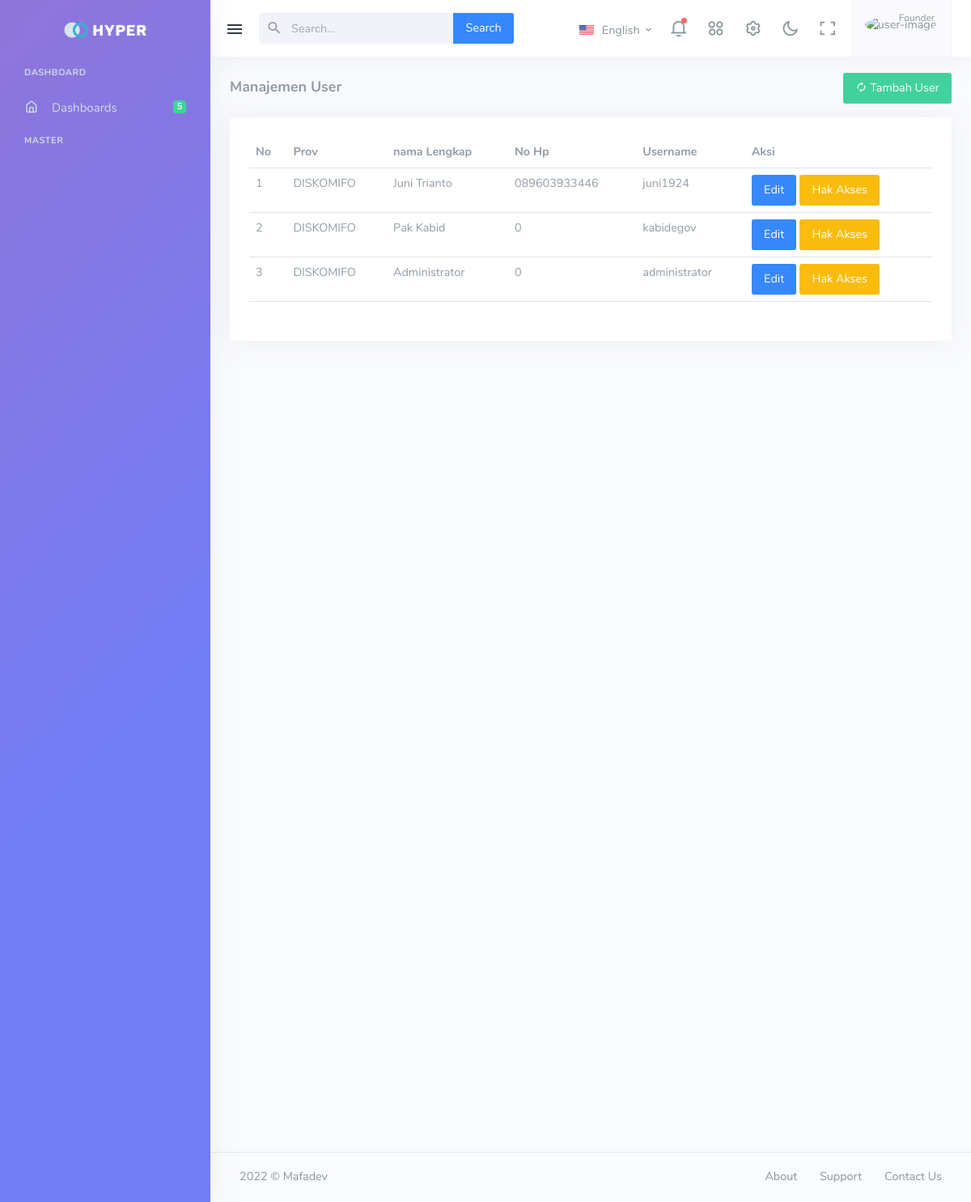
The app's page /index.php/admin/user with its own data.
### tables this page shows
CREATE TABLE `setting` (
  `id` int NOT NULL,
  `key` varchar(250) NOT NULL,
  `value` varchar(250) NOT NULL
);

CREATE TABLE `users` (
  `id` int NOT NULL,
  `provider_id` int NOT NULL,
  `nama_lengkap` varchar(250) NOT NULL,
  `no_hp` varchar(250) NOT NULL,
  `email` varchar(200) NOT NULL,
  `username` varchar(250) NOT NULL,
  `password` longtext NOT NULL,
  `last_login` datetime NOT NULL,
  `active` int NOT NULL COMMENT '1=active, 99=nonactive',
  `created_at` timestamp NULL DEFAULT NULL,
  `updated_at` datetime DEFAULT NULL
);

CREATE TABLE `m_provider` (
  `id` int NOT NULL,
  `nama_provider` varchar(250) NOT NULL,
  `keterangan` varchar(250) NOT NULL,
  `icon` varchar(250) NOT NULL
);

### application/controllers/admin/User.php (called while the page is built, shortened)
<?php
class user extends CI_Controller {
	public function __construct()
	{
        $this->load->helper(['cookie']);
	}
	public function index()
	{
        if(isset($_POST['submit']))
        {
           $password =   password_hash($this->input->post('password', true), PASSWORD_DEFAULT);
           $insertdata['provider_id'] = $this->input->post('provider_id', true);
           $insertdata['nama_lengkap'] = $this->input->post('nama_lengkap', true);
           $insertdata['no_hp'] = $this->input->post('no_hp', true);
           $insertdata['email'] = $this->input->post('email', true);
           $insertdata['username'] = $this->input->post('username', true);
           $insertdata['password'] = $password;
           $insertdata['active'] = $this->input->post('active', true);
           $insertdata['created_at'] = date('Y-m-d H:i:s');
           	$this->db->insert('users',$insertdata);
			$this->session->set_flashdata('success','User berhasil ditambahkan');
			redirect('admin/user');
        }else{
              $page_data['page_title']  = 'Manajemen User';
                $page_data['page_folder'] = 'user';
                $page_data['page_name']	  = 'index_user';
                $this->load->view('backend/index', $page_data);
        }
	}
}

### index.php (called while the page is built, shortened)
<?php
require_once BASEPATH.'core/CodeIgniter.php';

### application/models/Setting_model.php (called while the page is built)
<?php
class Setting_model extends Ci_Model{
    public function get_name($key)
    {
       return $this->db->select('value')->get_where('setting',['key' => $key])->row()->value;
    }
}

### application/views/backend/pages/user/index_user.php (the view)
<div class="row">
    <div class="col-12">
        <div class="page-title-box">
            <div class="page-title-right">
                <div class="d-flex">
                    <a href="#" data-toggle="modal" onclick="showAjaxModal('<?= site_url('modal/popup/user/user_add') ?>')" class="btn btn-success ms-2">
                        <i class="mdi mdi-autorenew"></i> Tambah User
                    </a>
                </div>
            </div>
            <h4 class="page-title"><?= $page_title; ?></h4>
        </div>
    <div class="card">
        <div class="card-body">
         <table id="basic-datatable" class="table dt-responsive nowrap w-100 table-sm">
            <thead>
                <tr>
                    <th>No</th>
                    <th>Prov</th>
                    <th>nama Lengkap</th>
                    <th>No Hp</th>
                    <th>Username</th>
                    <th>Aksi</th>
                </tr>
            </thead>
            <tbody>
               <?php
               $no = 1;
               foreach($this->db->select('users.*, m_provider.nama_provider')->join('m_provider', 'm_provider.id=users.provider_id')->get('users')->result_array() as $row):
               ?>
               <tr>
                <td><?= $no++; ?></td>
                <td><?= $row['nama_provider'] ?></td>
                <td><?= $row['nama_lengkap'] ?></td>
                <td><?= $row['no_hp'] ?></td>
                <td><?= $row['username'] ?></td>
                <td>
                     <a href="#" data-toggle="modal" onclick="showAjaxModal('<?= site_url('modal/popup/user/user_edit/'.$row['id']); ?>')" class="btn btn-primary">
                       Edit
                    </a>
                     <a href="#" data-toggle="modal" onclick="showAjaxModal('<?= site_url('modal/popup/user/user_hak_akses/'.$row['id']); ?>')" class="btn btn-warning ">
                       Hak Akses
                    </a>
                </td>
               </tr>
               <?php endforeach; ?>
            </tbody>
        </table>
        </div>
    </div>
</div>
</div>

### application/views/backend/index.php (shortened to what this page needs)
<!DOCTYPE html>
<html lang="en">
<head>
<?php include 'head.php'; ?>
    </head>
    <body>
        <div class="wrapper">
        <?php include 'topbar.php'; ?>
        <?php include 'menu.php'; ?>
            <div class="content-page">
                <div class="content">
                <div class="container-fluid">
                    <?php include 'pages/'. $page_folder.'/'. $page_name.'.php'; ?>
                </div>
                </div>
                <footer class="footer">
                    <div class="container-fluid">
                        <div class="row">
                            <div class="col-md-6">
                                <?= $this->setting->get_name('site_year'); ?> © <?= $this->setting->get_name('site_copyright'); ?>
                            </div>
                            <div class="col-md-6">
                                <div class="text-md-end footer-links d-none d-md-block">
                                    <a href="javascript: void(0);">About</a>
                                    <a href="javascript: void(0);">Support</a>
                                    <a href="javascript: void(0);">Contact Us</a>
                                </div>
                            </div>
                        </div>
                    </div>
                </footer>
            </div>
        </div>
    </body>
</html>

### application/views/backend/menu.php (shortened to what this page needs)
<diva class="leftside-menu">
    <a href="index.html" class="logo logo-light">
        <span class="logo-lg">
            <img src="<?= $this->setting->get_name('site_logo'); ?>" alt="logo" height="22">
        </span>
    </a>
    <div class="h-100" id="leftside-menu-container" data-simplebar>
        <ul class="side-nav">
            <li class="side-nav-title side-nav-item">Dashboard</li>
            <li class="side-nav-item">
                <a href="<?= site_url('admin/dashboard'); ?>" aria-expanded="false"
                    aria-controls="sidebarDashboards" class="side-nav-link">
                    <i class="uil-home-alt"></i>
                    <span class="badge bg-success float-end">5</span>
                    <span> Dashboards </span>
                </a>
            </li>
            <li class="side-nav-title side-nav-item">Master</li>
        </ul>
    </div>
</diva>

### records on screen
setting: value (picture)
users: provider.nama_provider "DISKOMIFO", nama_lengkap "Juni Trianto", no_hp "089603933446", username "juni1924"
users: provider.nama_provider "DISKOMIFO", nama_lengkap "Pak Kabid", no_hp "0", username "kabidegov"
users: provider.nama_provider "DISKOMIFO", nama_lengkap "Administrator", no_hp "0", username "administrator"
setting: value "2022"
setting: value "Mafadev"

### other values on screen
$page_title "Manajemen User"
